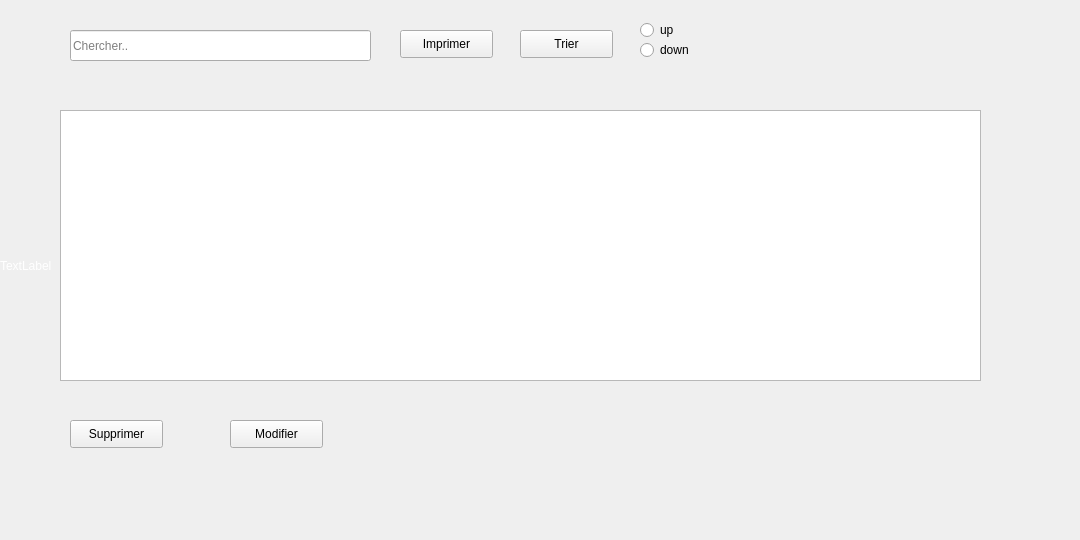
      <widget class="QWidget" name="Affichage">
       <attribute name="title">
        <string>Afficher</string>
       </attribute>
       <widget class="QTableView" name="liste_missions">
        <property name="geometry">
         <rect>
          <x>60</x>
          <y>110</y>
          <width>921</width>
          <height>271</height>
         </rect>
        </property>
       </widget>
       <widget class="QLineEdit" name="chercherMission">
        <property name="geometry">
         <rect>
          <x>70</x>
          <y>30</y>
          <width>301</width>
          <height>31</height>
         </rect>
        </property>
        <property name="placeholderText">
         <string>Chercher..</string>
        </property>
       </widget>
       <widget class="QPushButton" name="supprimerMission">
        <property name="geometry">
         <rect>
          <x>70</x>
          <y>420</y>
          <width>93</width>
          <height>28</height>
         </rect>
        </property>
        <property name="text">
         <string>Supprimer</string>
        </property>
        <property name="icon">
         <iconset resource="resource.qrc">
          <normaloff>:/img/img/icons8_delete_512px_1.png</normaloff>:/img/img/icons8_delete_512px_1.png</iconset>
        </property>
       </widget>
       <widget class="QPushButton" name="modifierMission">
        <property name="geometry">
         <rect>
          <x>230</x>
          <y>420</y>
          <width>93</width>
          <height>28</height>
         </rect>
        </property>
        <property name="text">
         <string>Modifier</string>
        </property>
        <property name="icon">
         <iconset resource="resource.qrc">
          <normaloff>:/img/img/icons8_update_200px.png</normaloff>:/img/img/icons8_update_200px.png</iconset>
        </property>
        <property name="iconSize">
         <size>
          <width>20</width>
          <height>20</height>
         </size>
        </property>
       </widget>
       <widget class="QPushButton" name="trierMission">
        <property name="geometry">
         <rect>
          <x>520</x>
          <y>30</y>
          <width>93</width>
          <height>28</height>
         </rect>
        </property>
        <property name="text">
         <string>Trier</string>
        </property>
        <property name="icon">
         <iconset resource="resource.qrc">
          <normaloff>:/img/img/icons8_sorting_60px.png</normaloff>:/img/img/icons8_sorting_60px.png</iconset>
        </property>
        <property name="iconSize">
         <size>
          <width>20</width>
          <height>20</height>
         </size>
        </property>
       </widget>
       <widget class="QPushButton" name="imprimerMission">
        <property name="geometry">
         <rect>
          <x>400</x>
          <y>30</y>
          <width>93</width>
          <height>28</height>
         </rect>
        </property>
        <property name="text">
         <string>Imprimer</string>
        </property>
        <property name="icon">
         <iconset resource="resource.qrc">
          <normaloff>:/img/img/icons8_print_80px.png</normaloff>:/img/img/icons8_print_80px.png</iconset>
        </property>
        <property name="iconSize">
         <size>
          <width>20</width>
          <height>20</height>
         </size>
        </property>
       </widget>
       <widget class="QLabel" name="label_9">
        <property name="geometry">
         <rect>
          <x>0</x>
          <y>0</y>
          <width>1071</width>
          <height>531</height>
         </rect>
        </property>
        <property name="styleSheet">
         <string notr="true">QLabel{
 color: white;
  background: transparent;
}</string>
        </property>
        <property name="text">
         <string>TextLabel</string>
        </property>
       </widget>
       <widget class="QRadioButton" name="radioButton">
        <property name="geometry">
         <rect>
          <x>640</x>
          <y>20</y>
          <width>95</width>
          <height>20</height>
         </rect>
        </property>
        <property name="text">
         <string>up</string>
        </property>
       </widget>
       <widget class="QRadioButton" name="radioButton_2">
        <property name="geometry">
         <rect>
          <x>640</x>
          <y>40</y>
          <width>95</width>
          <height>20</height>
         </rect>
        </property>
        <property name="text">
         <string>down</string>
        </property>
       </widget>
       <zorder>label_9</zorder>
       <zorder>liste_missions</zorder>
       <zorder>chercherMission</zorder>
       <zorder>supprimerMission</zorder>
       <zorder>modifierMission</zorder>
       <zorder>trierMission</zorder>
       <zorder>imprimerMission</zorder>
       <zorder>radioButton</zorder>
       <zorder>radioButton_2</zorder>
      </widget>
